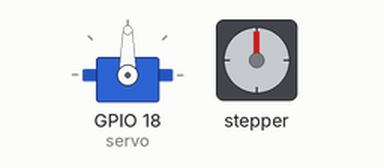
Recording of a sketch running on a simulated ESP32. Parts: servo, stepper motor. Stepper angles assume 4096 steps per turn.

Above: at 0.0 s.
At 9.84 s:
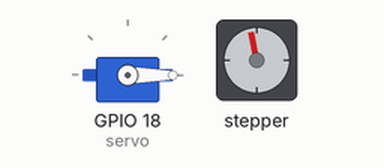
At 19.84 s:
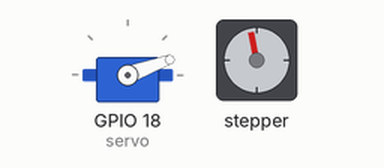
At 39.83 s:
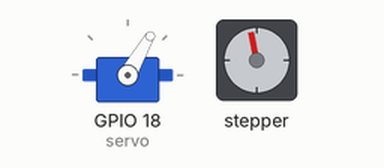
Timing chart, 0 to 40.0 s (numbered marks = the images above):
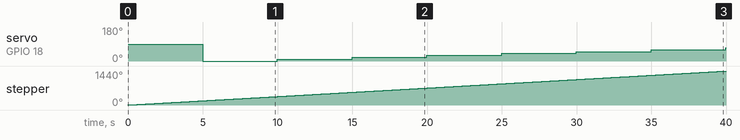

Measured:
- by itself, servo on GPIO 18 (servo): 90° → 0° at 5.0 s, → 10° 5.0 s later, → 20° 5.0 s later, → 30° 5.0 s later, … (8 changes in this stretch)
- by itself, stepper: keeps turning clockwise at about 36°/s

The sketch:

rotation.ino
```cpp
#include <Stepper.h>
#include <ESP32Servo.h>

Stepper stepper = Stepper(4096, 15,2,0,4);
Servo servo;

int pos = 0;

void setup() {
  // put your setup code here, to run once:
  pinMode(15, OUTPUT);
  pinMode(2, OUTPUT);
  pinMode(0, OUTPUT);
  pinMode(4, OUTPUT);
  pinMode(18, OUTPUT);
  stepper.setSpeed(6);
  servo.attach(18);
}

void loop() {
  // put your main code here, to run repeatedly:
  for (pos = 0; pos <= 180; pos += 10) { // goes from 0 degrees to 180 degrees
    stepper.step(2048);
    servo.write(pos);              // tell servo to go to position in variable 'pos'
  }
  for (pos = 180; pos >= 0; pos -= 10) { // goes from 180 degrees to 0 degrees
    stepper.step(2048);
    servo.write(pos);              // tell servo to go to position in variable 'pos'
  }
}
```
